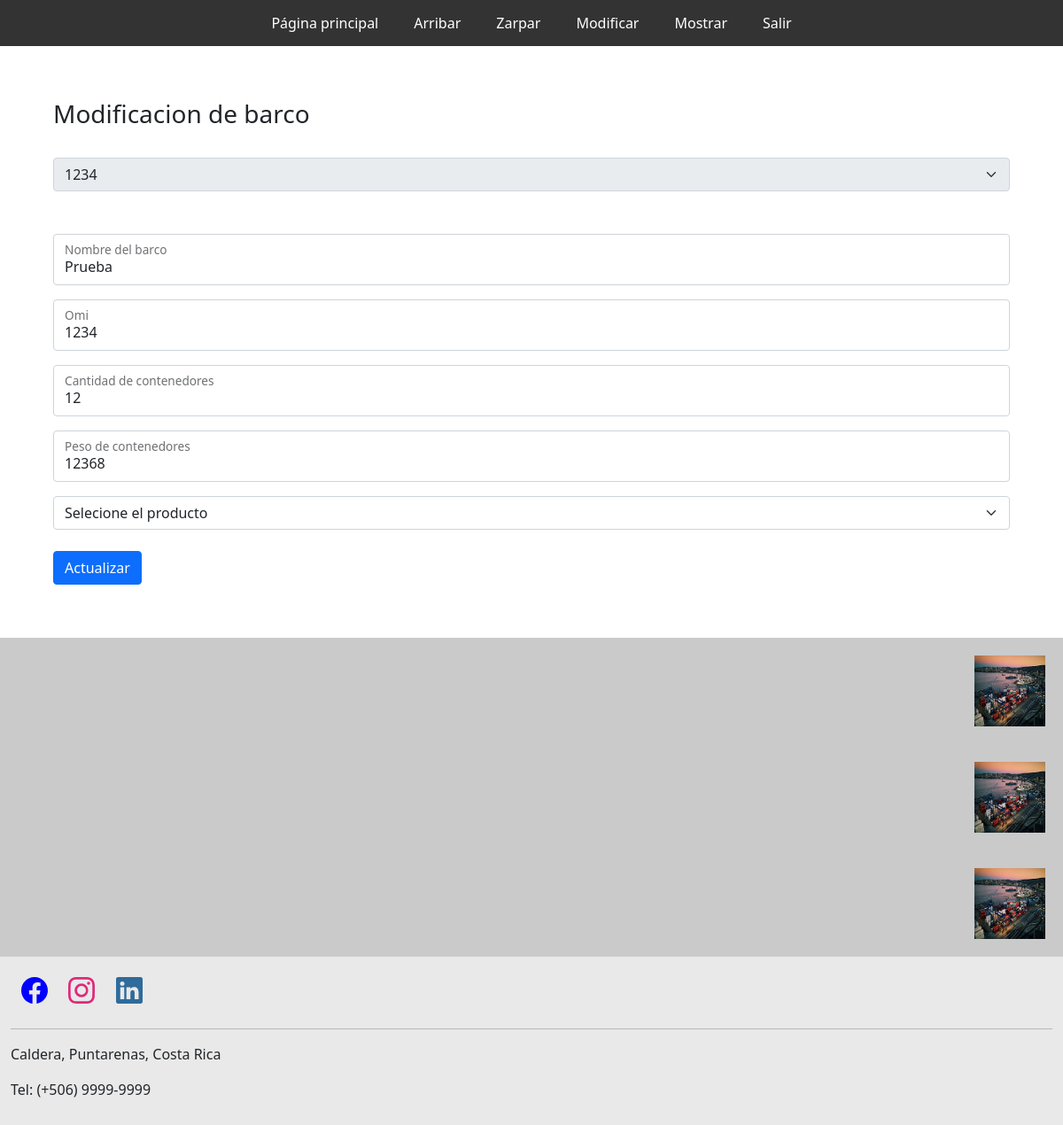
The app's page /modificarBarco.php?idBarcos=1 with its own data.
### tables this page shows
CREATE TABLE barcos (
  idbarcos int(11) PRIMARY KEY NOT NULL AUTO_INCREMENT,
  Nombre varchar(45) NOT NULL,
  Id int(11) NOT NULL,
  CantidadContenedores int(10) NOT NULL,
  Peso double NOT NULL,
  TipoDeProducto varchar(45) NOT NULL);

### consultaBD.php (called while the page is built, shortened)
<?php
function ConsultaSQL($elQuery)
{
    $conexion = Conecta();
    $queryDevuelto = $conexion->query($elQuery);
    return $queryDevuelto;
}
?>

### modificarBarco.php (the view, shortened to what this page needs)
<!DOCTYPE html>
<html lang="es">
<head>
    <link href="css/General.css" rel="stylesheet">
    <link href="css/Layout.css" rel="stylesheet">
    <link href="https://cdn.jsdelivr.net/npm/bootstrap@5.1.3/dist/css/bootstrap.min.css" rel="stylesheet">
</head>
<body>
    <div class="Menu">
        <a href="index.php">Página principal</a>
        <a href="arribar.php">Arribar</a>
        <a href="zarpar.php">Zarpar</a>
        <a href="modificar.php">Modificar</a>
        <a href="mostrar.php">Mostrar</a>
        <a href="Login.php">Salir</a>
    </div>
    <div class="principal">
        <h3>Modificacion de barco</h3> <br>
        <?php
        require_once 'consultaBD.php';
        function recogeGet($var, $m = "")
        {
            if (!isset($_GET[$var])) {
                $tmp = (is_array($m)) ? [] : "";
            } elseif (!is_array($_GET[$var])) {
                $tmp = trim(htmlspecialchars($_GET[$var], ENT_QUOTES, "UTF-8"));
            } else {
                $tmp = $_GET[$var];
                array_walk_recursive($tmp, function (&$valor) {
                    $valor = trim(htmlspecialchars($valor, ENT_QUOTES, "UTF-8"));
                });
            }
            return $tmp;
        }
        $idBarcos = recogeGet('idBarcos');
        $elSQL = "SELECT idBarcos, Nombre, Id, CantidadContenedores, Peso, TipoDeProducto FROM  shidalgo.barcos where idBarcos = $idBarcos";
        $miQuery = ConsultaSQL($elSQL);
        if ($miQuery->num_rows > 0) {
            while ($row = $miQuery->fetch_assoc()) {
                $nombre = $row["Nombre"];
                $OMI = $row["Id"];
                $cantContenedoores = $row["CantidadContenedores"];
                $peso = $row["Peso"];
            }
        } else {
            $nombre = "";
            $OMI = "";
            $cantContenedoores = "";
            $peso = "";
            $tipoProducto = "";
        }
        ?>
        <?php
        require_once 'consultaBD.php';
        $elSQL = "SELECT Id  as OMI FROM barcos";
        $miQuery = ConsultaSQL($elSQL);
        if ($miQuery->num_rows > 0) {
            echo " <select name='idOmi' id='idOmi' class='form-select' aria-label='Default select example' disabled>";
            while ($row = $miQuery->fetch_assoc()) {
                if ($OMI == $row['OMI']) {
                    echo "<option value='$row[OMI]' selected>$row[OMI]</option>";
                } else {
                    echo "<option value='$row[OMI]'>$row[OMI]</option>";
                }
            }
            echo "</select>";
        }
        ?>
        <br>
        <form action="modificarProcesamiento.php" method="POST">
            <input name="idBarcos" type="text" id="idBarcos" style="width:504px;" value="<?php echo $idBarcos ?>" hidden required /><br />
            <div class="form-floating mb-3">
                <input type="text" class="form-control" id="nombreBarco" name="nombreBarco" value="<?php echo $nombre ?>" />
                <label for="floatingInput">Nombre del barco</label>
            </div>
            <div class="form-floating mb-3">
                <input type="text" class="form-control" id="omi" name="omi" value="<?php echo $OMI ?>" />
                <label for="floatingInput">Omi</label>
            </div>
            <div class="form-floating mb-3">
                <input type="text" class="form-control" id="cantidadContenedores" name="cantidadContenedores" value="<?php echo $cantContenedoores ?>">
                <label for="floatingInput">Cantidad de contenedores</label>
            </div>
            <div class="form-floating mb-3">
                <input type="text" class="form-control" id="peso" name="peso" value="<?php echo $peso ?>">
                <label for="floatingInput">Peso de contenedores</label>
            </div>
            <select name="tipoProducto" id="tipoProducto" class="form-select" aria-label="Default select example" placeholder="a">
                <option value="0">Selecione el producto</option>
            </select>
            <br>
            <button type="submit" name="btEnviar" value="Enviar datos" id="btEnviar" class="btn btn-primary" onclick="return ValidarActualizacion()">Actualizar</button>
        </form>
    </div>
    <div class="derecha">
        <div class="noticias">
            <img src="Imagenes/Noticias/Noticia1.jpg">
        </div>
        <div class="noticias">
            <img src="Imagenes/Noticias/Noticia1.jpg">
        </div>
        <div class="noticias">
            <img src="Imagenes/Noticias/Noticia1.jpg">
        </div>
    </div>
    <div class="footer">
        <div class="Redes">
            <div>
                <a href="https://www.facebook.com/">
                </a>
            </div>
            <div>
                <a href="https://www.instagram.com/?hl=es">
                </a>
            </div>
            <div>
                <a href="https://www.linkedin.com/">
                </a>
            </div>
        </div>
        <hr>
        <p style="text-align: left;">Caldera, Puntarenas, Costa Rica</p>
        <p style="text-align: left;">Tel: (+506) 9999-9999</p>
    </div>
</body>
</html>

### css/General.css (style rules this page uses)
* { box-sizing: border-box; }
.Menu { display: flex; justify-content: center; background-color: #333; }
.Menu a { color: white; padding: 14px 20px; text-decoration: none; text-align: center; }
.derecha { background-color: rgb(202, 202, 202); display: flex; justify-content: center; flex-direction: column; }
.noticias { display: flex; flex-direction: row-reverse; padding: 15px; }
.noticias img { width: 80px; height: 80px; align-items: flex-end; margin: 5px; }
.footer { background-color: #e9e9e9; padding: 1%; }
.Redes { display: flex; flex-direction: row; }
.Redes>div { margin: 1%; }

### css/Layout.css (style rules this page uses)
.principal { grid-area: main; padding: 5%; }
.derecha { grid-area: right; }
.footer { grid-area: footer; }
.Menu { grid-area: menu; padding-top: 0%; }

### records on screen
barcos: nombreBarco "Prueba", omi "1234", cantidadContenedores "12", peso "12368"

### other values on screen
form field idOmi "1234"
